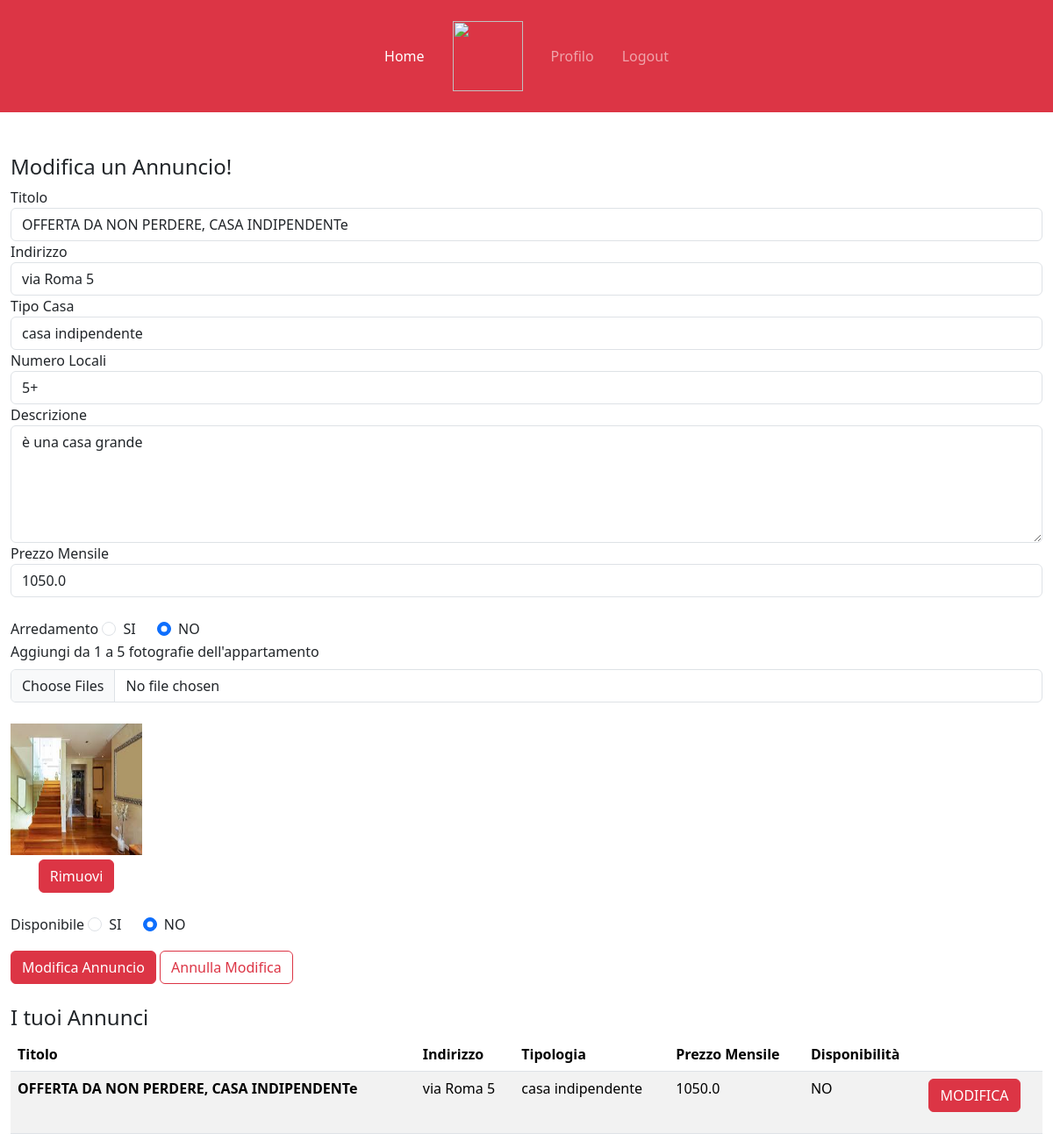
Screenshot of /profiloL/1 (signed in) with the database file from the repository.
### tables this page shows
CREATE TABLE "ANNUNCI" (
	"idAnnuncio"	INTEGER NOT NULL,
	"titolo"	TEXT NOT NULL,
	"indirizzo"	TEXT NOT NULL,
	"tipoCasa"	TEXT NOT NULL,
	"numeroLocali"	TEXT NOT NULL,
	"descrizione"	TEXT NOT NULL,
	"prezzoMensile"	REAL NOT NULL,
	"arredamento"	TEXT NOT NULL,
	"disponibilita"	TEXT NOT NULL,
	"idUtente"	INTEGER NOT NULL,
	FOREIGN KEY("idUtente") REFERENCES "UTENTI"("idUtente"),
	PRIMARY KEY("idAnnuncio" AUTOINCREMENT)
);

### app.py (the view)
@app.route('/profiloL')
@app.route('/profiloL/<int:id>')
@login_required
def profiloL(id=None): #annuncio=None significa che il parametro è opzionale.
   if id is not None:
      annunci=posts_dao.get_annunci(current_user.id)
      annuncio=posts_dao.get_singleAnnuncio(id)
      return render_template('profiloL.html', annunci=annunci, annuncio=annuncio)
   else:
      annunci=posts_dao.get_annunci(current_user.id)
      return render_template('profiloL.html', annunci=annunci)

### app.py (called while the page is built)
@login_manager.user_loader
def load_user(user_id):
    db_user=posts_dao.get_user_by_id(user_id)
    user = User(id=db_user['idUtente'],
                username=db_user['username'],
                password=db_user['password'],
                tipo=db_user['tipo'])
    return user

### posts_dao.py (called while the page is built)
def get_user_by_id(id_utente):
    query = 'SELECT * FROM UTENTI WHERE idUtente = ?'
    connection = sqlite3.connect('db/affitti.db')
    connection.row_factory = sqlite3.Row
    cursor = connection.cursor()
    cursor.execute(query, (id_utente,))
    result = cursor.fetchone()
    cursor.close()
    connection.close()
    return result

def get_annunci(id):
    conn =sqlite3.connect('db/affitti.db')
    conn.row_factory = sqlite3.Row
    cursor= conn.cursor()
    sql = 'SELECT  ANNUNCI.idAnnuncio, titolo, indirizzo, tipoCasa, numeroLocali, descrizione, \
    prezzoMensile, arredamento, disponibilita, urlFoto FROM ANNUNCI, FOTO \
    where ANNUNCI.idUtente = ? and ANNUNCI.idAnnuncio = FOTO.idAnnuncio \
    GROUP BY ANNUNCI.idAnnuncio'
    cursor.execute(sql, (id,))
    annunci= cursor.fetchall()
    cursor.close()
    conn.close()
    return annunci

def get_singleAnnuncio(id):
    conn =sqlite3.connect('db/affitti.db')
    conn.row_factory = sqlite3.Row
    cursor= conn.cursor()
    sql = '''SELECT ANNUNCI.* ,GROUP_CONCAT(urlFoto, ',') AS foto_concatenate
           FROM ANNUNCI, FOTO
           where ANNUNCI.idAnnuncio = ? and ANNUNCI.idAnnuncio = FOTO.idAnnuncio
           GROUP BY ANNUNCI.idAnnuncio'''
    cursor.execute(sql, (id,))
    annuncio= cursor.fetchone()  #vedere se meglio fetchone o fetchall
    cursor.close()
    conn.close()
    return annuncio

### templates/profiloL.html (shortened to what this page needs)
{% extends "base.html" %}
{% block liNav %}
<li class="nav-item">
    <a class="nav-link mx-2 active" aria-current="page" href="{{url_for('index')}}">Home</a>
  </li>
  <li class="nav-item d-none d-lg-block">
    <a class="nav-link mx-2" href="#">
      <img src="/static_files/images/logos/logo_2_white.png" height="80" />
    </a>
  </li>
  {% if current_user.is_authenticated %}
  <li class="nav-item">
    <a class="nav-link mx-2" href="#">Profilo</a>
  </li>
  <li class="nav-item">
    <a class="nav-link mx-2" href="{{url_for('logout')}}">Logout</a>
  </li>
  {% else %}
  <li class="nav-item">
    <a class="nav-link mx-2" href="{{url_for('Page_login')}}">Login</a>
  </li>
</li>
  {% endif %}
{% endblock %}
{% block content %}
<div class="container-fluid mt-5">
  {% if current_user.is_authenticated %}
        {% if annuncio %}
        <form action="/Ann/mod" method="POST" enctype="multipart/form-data">
          <div class="form-group">
              <h4>Modifica un Annuncio!</h4>
              <label for="titolo">Titolo</label>
              <input type="text" name="titolo" class="form-control" value="{{annuncio.titolo}}" required>
          </div>
          <div class="form-group">
            <label for="indirizzo">Indirizzo</label>
            <input type="text" name="indirizzo" class="form-control" value="{{annuncio.indirizzo}}" required>
          </div>
          <div class="form-group">
            <label for="tipoC">Tipo Casa</label>
            <select class="form-control" name="tipoC" required>
              {% set case = ['casa indipendente', 'appartamento', 'loft', 'villa'] %}
              {% for casa in case %}
                  <option name="tipoC" {% if annuncio.tipoCasa == casa %}selected{% endif %}>{{ casa }}</option>
              {% endfor %}
            </select>
          </div>
          <div class="form-group">
            <label for="numLocali">Numero Locali</label>
            <select class="form-control" name="numLocali" required>
              {% set numeri = ['1','2','3','4','5+'] %}
              {% for numero in numeri %}
                  <option name="numLocali" {% if annuncio.numeroLocali == numero %}selected{% endif %}>{{ numero }}</option>
              {% endfor %}
            </select>
          </div>
          <div class="form-group">
              <label for="descrizione">Descrizione</label>
              <textarea name="descrizione" msg cols="30" rows="5" class="form-control" required>{{annuncio.descrizione}}</textarea>
          </div>
          <div class="form-group">
            <label for="prezzoM">Prezzo Mensile</label>
            <input type="number" name="prezzoM" class="form-control" value="{{annuncio.prezzoMensile}}" min="100" max="2500" step="50" required>
          </div>
          <br>
          <div class="form-group mb-3">
            <label for="divArredato">Arredamento</label>
            {% if annuncio.arredamento == 'SI' %}
              <div class="form-check form-check-inline" id="divArredato">
                <input type="radio" class="form-check-input" id="rad1" name="arredato" value="SI" checked>SI
                <label class="form-check-label" for="rad1"></label>
              </div>
              <div class="form-check form-check-inline">
                <input type="radio" class="form-check-input" id="rad2" name="arredato" value="NO">NO
                <label class="form-check-label" for="rad2"></label>
              </div>
            {% else %}
              <div class="form-check form-check-inline" id="divArredato">
                <input type="radio" class="form-check-input" id="rad1" name="arredato" value="SI">SI
              </div>
              <div class="form-check form-check-inline">
                <input type="radio" class="form-check-input" id="rad2" name="arredato" value="NO" checked>NO
              </div>
            {% endif %}
          <div class="form-group">
              <label for="imgCommento" class="form-label">Aggiungi da 1 a 5 fotografie dell'appartamento</label>
              <input class="form-control" type="file" name="imgAnnuncio" multiple>
              <br>
              {% set foto_list = annuncio.foto_concatenate.split(',') %}
              {% for foto in foto_list %}
                <div class="foto-container">
                  <form action="/rimuoviFoto/{{annuncio.idAnnuncio}}" method="POST" enctype="multipart/form-data">
                    <img src="{{ url_for('static', filename=foto) }}" alt="Foto" class="fotoAnnunci">
                    <button type="submit" class="btn btn-danger">Rimuovi</button>
                  </form>
                </div>
              {% endfor %}
          </div>
          <br>
          <div class="form-group mb-3">
            <label for="divDisponibile">Disponibile</label>
            {% if annuncio.disponibilita == 'SI' %}
            <div class="form-check form-check-inline" id="divDisponibile">
              <input type="radio" class="form-check-input" id="radD1" name="disponibile" value="SI" checked>SI
              <label class="form-check-label" for="radD1"></label>
            </div>
            <div class="form-check form-check-inline">
              <input type="radio" class="form-check-input" id="radD2" name="disponibile" value="NO">NO
              <label class="form-check-label" for="radD2"></label>
            </div>
            {% else %}
            <div class="form-check form-check-inline" id="divDisponibile">
              <input type="radio" class="form-check-input" id="radD1" name="disponibile" value="SI">SI
            </div>
            <div class="form-check form-check-inline">
              <input type="radio" class="form-check-input" id="radD2" name="disponibile" value="NO" checked>NO
            </div>
            {% endif %}
          </div>
          <div class="form-group">
              <button type="submit" id="annuncio" class="btn btn-danger">Modifica Annuncio</button>
              <a href="{{url_for('profiloL')}}" class="btn btn-outline-danger">Annulla Modifica</a>
            </div>
        </form>
      {% endif %}
  {% endif %}
  <br>
  <div class="row">
      <h4>I tuoi Annunci</h4>
  </div>
  <div style="background-color: #e7effd;">
    <table class="table table-striped">
      <thead>
        <tr>
          <th scope="col">Titolo</th>
          <th scope="col">Indirizzo</th>
          <th scope="col">Tipologia</th>
          <th scope="col">Prezzo Mensile</th>
          <th scope="col">Disponibilità</th>
          <th scope="col"></th>
        </tr>
      </thead>
      <tbody>
        {% for ann in annunci %}
        <tr>
          <th scope="row">{{ann.titolo}}</th>
          <td>{{ann.indirizzo}}</td>
          <td>{{ann.tipoCasa}}</td>
          <td>{{ann.prezzoMensile}}</td>
          <td>{{ann.disponibilita}}</td>
          <td>
            <form action="/modificaAnn/{{ann.idAnnuncio}}" method="POST">
              <button type="submit" class="btn btn-danger">MODIFICA</button>
            </form>
          </td>
        </tr>
        {% endfor %}
      </tbody>
  </div>
</div>
{% endblock %}

### static/css/style.css (style rules this page uses)
.nav-item { line-height:80px; }
.fotoAnnunci { width: 150px; height: 150px; }
.foto-container { display: inline-block; }
.foto-container button { display: block; margin:auto; margin-top: 5px; }

### rows the page displays
ANNUNCI: titolo "OFFERTA DA NON PERDERE, CASA INDIPENDENTe", indirizzo "via Roma 5", tipoC "casa indipendente", numLocali "5+", descrizione "è una casa grande", prezzoM "1050.0", tipoCasa "casa indipendente", prezzoMensile "1050.0", disponibilita "NO"
